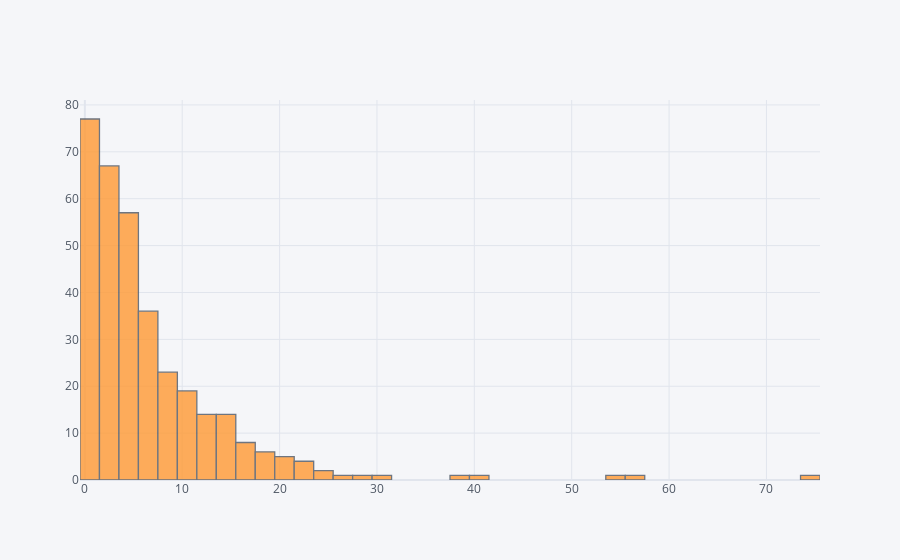

The notebook cell this image was saved under:
### Code cell
# Посмотрим на распределение пропусков подробнее:

data['absences'].iplot(kind = 'histogram')

### Figure 1 — Plotly figure (JSON) as saved in the notebook; plotly's stock layout.template omitted (floating-point values rounded to 4 significant figures; data arrays with more than 128 entries replaced by an {"elided": "..."} marker saying what was removed)
{"data": [{"histfunc": "count", "histnorm": "", "marker": {"color": "rgba(255, 153, 51, 1.0)", "line": {"color": "#4D5663", "width": 1.3}}, "name": "absences", "opacity": 0.8, "orientation": "v", "type": "histogram", "x": {"elided": "352 int values"}}], "layout": {"barmode": "overlay", "legend": {"bgcolor": "#F5F6F9", "font": {"color": "#4D5663"}}, "paper_bgcolor": "#F5F6F9", "plot_bgcolor": "#F5F6F9", "title": {"font": {"color": "#4D5663"}}, "xaxis": {"gridcolor": "#E1E5ED", "showgrid": true, "tickfont": {"color": "#4D5663"}, "title": {"font": {"color": "#4D5663"}, "text": ""}, "zerolinecolor": "#E1E5ED"}, "yaxis": {"gridcolor": "#E1E5ED", "showgrid": true, "tickfont": {"color": "#4D5663"}, "title": {"font": {"color": "#4D5663"}, "text": ""}, "zerolinecolor": "#E1E5ED"}}}
